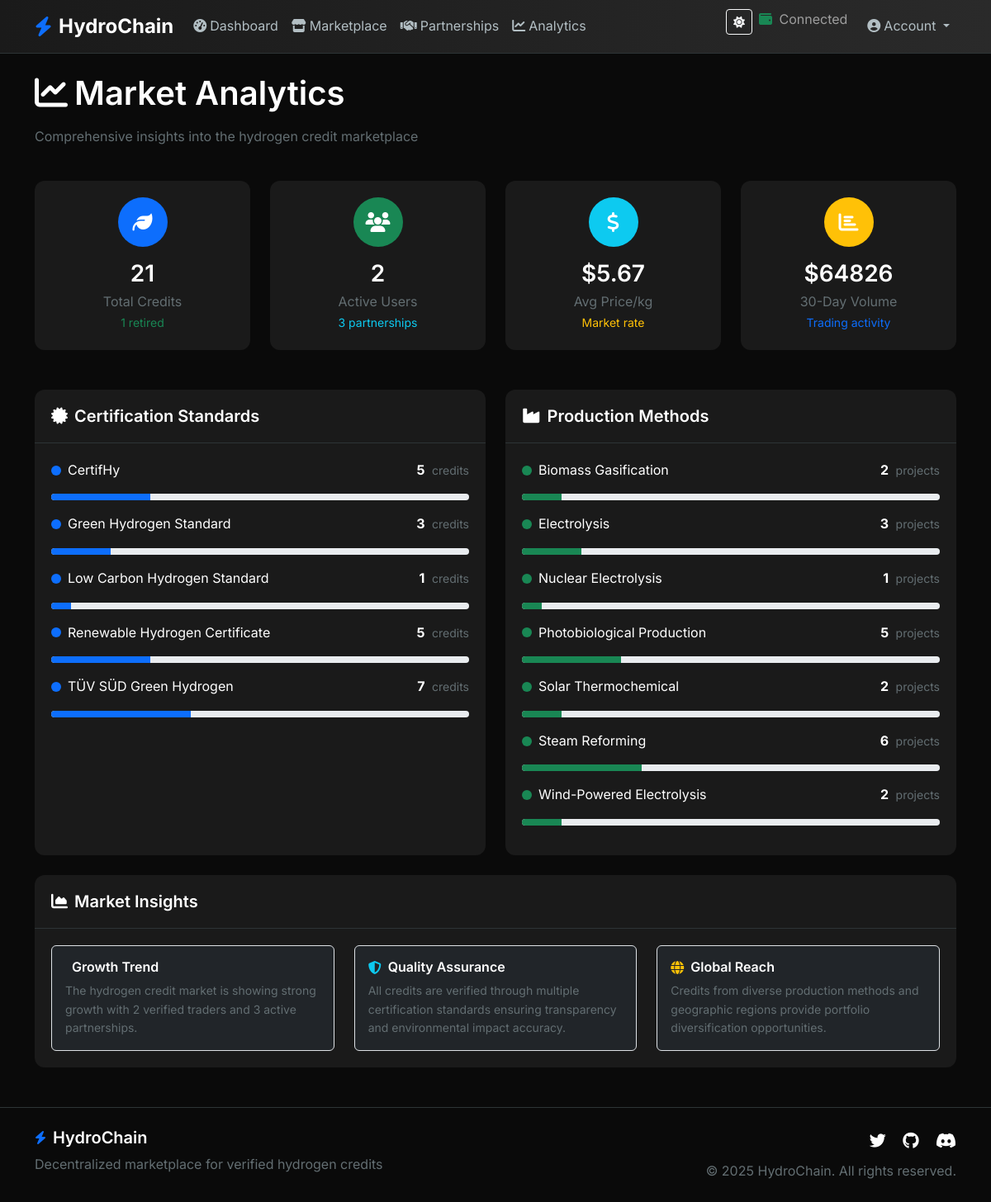
Screenshot of /analytics (signed in) with the database file from the repository.
### models.py (models this page shows, shortened)
class HydrogenCredit(db.Model):
    id = db.Column(db.Integer, primary_key=True)
    token_id = db.Column(db.Integer, nullable=False)  # Blockchain token ID
    project_name = db.Column(db.String(100), nullable=False)
    quantity = db.Column(db.Float, nullable=False)  # Amount in kg of H2
    price = db.Column(db.Float, nullable=False)  # Price per credit in USD
    min_bid_price = db.Column(db.Float, nullable=True)  # Minimum acceptable bid
    vintage_year = db.Column(db.Integer, nullable=False)  # Year the credit was generated
    certification = db.Column(db.String(50), nullable=False)  # e.g., Green Hydrogen Standard
    certification_level = db.Column(db.String(20), default='standard')  # standard, premium, verified, certified
    project_type = db.Column(db.String(50), nullable=False)  # e.g., Electrolysis, Steam Reforming
    project_country = db.Column(db.String(50), nullable=True)
    project_region = db.Column(db.String(100), nullable=True)
    environmental_impact = db.Column(db.Float, nullable=True)  # CO2 reduction in tons
    verification_documents = db.Column(db.Text, nullable=True)  # JSON array of document URLs
    quality_rating = db.Column(db.Float, default=3.0)  # 1-5 star rating
    is_for_sale = db.Column(db.Boolean, default=False)
    is_retired = db.Column(db.Boolean, default=False)
    is_partnership = db.Column(db.Boolean, default=False)
    issue_date = db.Column(db.DateTime, default=datetime.now)
    retirement_date = db.Column(db.DateTime, nullable=True)
    expiry_date = db.Column(db.DateTime, nullable=True)
    owner_id = db.Column(db.Integer, db.ForeignKey('user.id'), nullable=False)
    transactions = db.relationship('Transaction', backref='credit', lazy=True)
    certifications = db.relationship('CreditCertification', backref='credit', lazy=True)
    bids = db.relationship('TradingBid', backref='credit', lazy=True)

### app.py (the view)
@app.route('/analytics')
def analytics():
    if 'user_id' not in session:
        flash('Please login first', 'error')
        return redirect(url_for('login'))
    user = User.query.get(session['user_id'])
    latest_analytics = MarketAnalytics.query.order_by(MarketAnalytics.date.desc()).first()
    total_credits = HydrogenCredit.query.count()
    total_retired = HydrogenCredit.query.filter_by(is_retired=True).count()
    total_active_users = User.query.filter_by(is_verified=True).count()
    total_partnerships = PartnershipCredit.query.filter_by(status='active').count()
    available_credits = HydrogenCredit.query.filter_by(is_for_sale=True, is_retired=False).all()
    avg_price = sum(credit.price for credit in available_credits) / len(available_credits) if available_credits else 0
    recent_transactions = Transaction.query.filter_by(status='completed').order_by(Transaction.timestamp.desc()).limit(30).all()
    recent_volume = sum(t.price * t.quantity for t in recent_transactions)
    certifications = db.session.query(HydrogenCredit.certification, db.func.count(HydrogenCredit.id).label('count')).group_by(HydrogenCredit.certification).all()
    project_types = db.session.query(HydrogenCredit.project_type, db.func.count(HydrogenCredit.id).label('count')).group_by(HydrogenCredit.project_type).all()
    analytics_data = {
        'total_credits': total_credits,
        'total_retired': total_retired,
        'total_active_users': total_active_users,
        'total_partnerships': total_partnerships,
        'avg_price': avg_price,
        'recent_volume': recent_volume,
        'certifications': certifications,
        'project_types': project_types,
        'latest_analytics': latest_analytics
    }
    return render_template('analytics.html',
                          user=user,
                          analytics=analytics_data)

### templates/analytics.html (shortened to what this page needs)
{% extends "base.html" %}
{% block content %}
<div class="container mt-4">
    <div class="row mb-4">
        <div class="col-12">
            <h1 class="text-light mb-3">
                <i class="fas fa-chart-line me-2"></i>Market Analytics
            </h1>
            <p class="text-muted">Comprehensive insights into the hydrogen credit marketplace</p>
        </div>
    </div>
    <div class="row g-4 mb-5">
        <div class="col-md-3">
            <div class="card bg-dark-secondary border-0 h-100">
                <div class="card-body text-center">
                    <div class="stat-icon bg-primary rounded-circle mx-auto mb-3">
                        <i class="fas fa-leaf text-white"></i>
                    </div>
                    <h3 class="text-light mb-1">{{ analytics.total_credits }}</h3>
                    <p class="text-muted mb-0">Total Credits</p>
                    <small class="text-success">{{ analytics.total_retired }} retired</small>
                </div>
            </div>
        </div>
        <div class="col-md-3">
            <div class="card bg-dark-secondary border-0 h-100">
                <div class="card-body text-center">
                    <div class="stat-icon bg-success rounded-circle mx-auto mb-3">
                        <i class="fas fa-users text-white"></i>
                    </div>
                    <h3 class="text-light mb-1">{{ analytics.total_active_users }}</h3>
                    <p class="text-muted mb-0">Active Users</p>
                    <small class="text-info">{{ analytics.total_partnerships }} partnerships</small>
                </div>
            </div>
        </div>
        <div class="col-md-3">
            <div class="card bg-dark-secondary border-0 h-100">
                <div class="card-body text-center">
                    <div class="stat-icon bg-info rounded-circle mx-auto mb-3">
                        <i class="fas fa-dollar-sign text-white"></i>
                    </div>
                    <h3 class="text-light mb-1">${{ "%.2f"|format(analytics.avg_price) }}</h3>
                    <p class="text-muted mb-0">Avg Price/kg</p>
                    <small class="text-warning">Market rate</small>
                </div>
            </div>
        </div>
        <div class="col-md-3">
            <div class="card bg-dark-secondary border-0 h-100">
                <div class="card-body text-center">
                    <div class="stat-icon bg-warning rounded-circle mx-auto mb-3">
                        <i class="fas fa-chart-bar text-white"></i>
                    </div>
                    <h3 class="text-light mb-1">${{ "%.0f"|format(analytics.recent_volume) }}</h3>
                    <p class="text-muted mb-0">30-Day Volume</p>
                    <small class="text-primary">Trading activity</small>
                </div>
            </div>
        </div>
    </div>
    <div class="row">
        <div class="col-lg-6 mb-4">
            <div class="card bg-dark-secondary border-0 h-100">
                <div class="card-header bg-transparent border-secondary">
                    <h5 class="text-light mb-0">
                        <i class="fas fa-certificate me-2"></i>Certification Standards
                    </h5>
                </div>
                <div class="card-body">
                    {% if analytics.certifications %}
                        <div class="certification-chart">
                            {% for cert, count in analytics.certifications %}
                            <div class="d-flex justify-content-between align-items-center mb-3">
                                <div class="flex-grow-1">
                                    <div class="d-flex align-items-center">
                                        <div class="cert-color-indicator bg-primary me-2"></div>
                                        <span class="text-light">{{ cert }}</span>
                                    </div>
                                </div>
                                <div class="text-end">
                                    <span class="text-light fw-bold">{{ count }}</span>
                                    <small class="text-muted ms-1">credits</small>
                                </div>
                            </div>
                            <div class="progress mb-3" style="height: 8px;">
                                <div class="progress-bar bg-primary" role="progressbar"
                                     style="width: {{ (count / analytics.total_credits * 100) }}%"></div>
                            </div>
                            {% endfor %}
                        </div>
                    {% else %}
                        <div class="text-center py-4">
                            <i class="fas fa-certificate text-muted fa-3x mb-3"></i>
                            <p class="text-muted">No certification data available</p>
                        </div>
                    {% endif %}
                </div>
            </div>
        </div>
        <div class="col-lg-6 mb-4">
            <div class="card bg-dark-secondary border-0 h-100">
                <div class="card-header bg-transparent border-secondary">
                    <h5 class="text-light mb-0">
                        <i class="fas fa-industry me-2"></i>Production Methods
                    </h5>
                </div>
                <div class="card-body">
                    {% if analytics.project_types %}
                        <div class="project-type-chart">
                            {% for project_type, count in analytics.project_types %}
                            <div class="d-flex justify-content-between align-items-center mb-3">
                                <div class="flex-grow-1">
                                    <div class="d-flex align-items-center">
                                        <div class="project-color-indicator bg-success me-2"></div>
                                        <span class="text-light">{{ project_type }}</span>
                                    </div>
                                </div>
                                <div class="text-end">
                                    <span class="text-light fw-bold">{{ count }}</span>
                                    <small class="text-muted ms-1">projects</small>
                                </div>
                            </div>
                            <div class="progress mb-3" style="height: 8px;">
                                <div class="progress-bar bg-success" role="progressbar"
                                     style="width: {{ (count / analytics.total_credits * 100) }}%"></div>
                            </div>
                            {% endfor %}
                        </div>
                    {% else %}
                        <div class="text-center py-4">
                            <i class="fas fa-industry text-muted fa-3x mb-3"></i>
                            <p class="text-muted">No project data available</p>
                        </div>
                    {% endif %}
                </div>
            </div>
        </div>
    </div>
    <div class="row mb-4">
        <div class="col-12">
            <div class="card bg-dark-secondary border-0">
                <div class="card-header bg-transparent border-secondary">
                    <h5 class="text-light mb-0">
                        <i class="fas fa-chart-area me-2"></i>Market Insights
                    </h5>
                </div>
                <div class="card-body">
                    <div class="row g-4">
                        <div class="col-md-4">
                            <div class="insight-card bg-dark p-3 rounded">
                                <div class="d-flex align-items-center mb-2">
                                    <h6 class="text-light mb-0">Growth Trend</h6>
                                </div>
                                <p class="text-muted small mb-0">
                                    The hydrogen credit market is showing strong growth with
                                    {{ analytics.total_active_users }} verified traders and
                                    {{ analytics.total_partnerships }} active partnerships.
                                </p>
                            </div>
                        </div>
                        <div class="col-md-4">
                            <div class="insight-card bg-dark p-3 rounded">
                                <div class="d-flex align-items-center mb-2">
                                    <i class="fas fa-shield-alt text-info me-2"></i>
                                    <h6 class="text-light mb-0">Quality Assurance</h6>
                                </div>
                                <p class="text-muted small mb-0">
                                    All credits are verified through multiple certification standards
                                    ensuring transparency and environmental impact accuracy.
                                </p>
                            </div>
                        </div>
                        <div class="col-md-4">
                            <div class="insight-card bg-dark p-3 rounded">
                                <div class="d-flex align-items-center mb-2">
                                    <i class="fas fa-globe text-warning me-2"></i>
                                    <h6 class="text-light mb-0">Global Reach</h6>
                                </div>
                                <p class="text-muted small mb-0">
                                    Credits from diverse production methods and geographic regions
                                    provide portfolio diversification opportunities.
                                </p>
                            </div>
                        </div>
                    </div>
                </div>
            </div>
        </div>
    </div>
</div>
{% endblock %}

### static/css/style.css (style rules this page uses)
:root { --bg-primary: #0a0a0a; --bg-secondary: #1a1a1a; --bg-tertiary: #2a2a2a; --bg-card: #1e1e1e; --primary: #00d4aa; --primary-dark: #00b894; --secondary: #74b9ff; --secondary-dark: #0984e3; --success: #00b894; --info: #74b9ff; --warning: #fdcb6e; --danger: #e17055; --text-primary: #ffffff; --text-secondary: #b2bec3; --text-muted: #636e72; --border-color: #2d3436; --border-light: #636e72; --gradient-primary: linear-gradient(135deg, var(--primary) 0%, var(--secondary) 100%); --gradient-secondary: linear-gradient(135deg, var(--secondary) 0%, var(--primary) 100%); --shadow-sm: 0 2px 4px rgba(0, 0, 0, 0.3); --shadow-md: 0 4px 8px rgba(0, 0, 0, 0.4); --shadow-lg: 0 8px 16px rgba(0, 0, 0, 0.5); --transition-fast: 0.2s ease; --transition-normal: 0.3s ease; --transition-slow: 0.5s ease; }
* { box-sizing: border-box; }
body { font-family: 'Inter', -apple-system, BlinkMacSystemFont, 'Segoe UI', sans-serif; background-color: var(--bg-primary); color: var(--text-primary); line-height: 1.6; overflow-x: hidden; }
h1, h2, h3, h4, h5, h6 { font-weight: 600; color: var(--text-primary); }
.bg-dark-secondary { background-color: var(--bg-secondary) !important; }
.text-light { color: var(--text-primary) !important; }
.text-muted { color: var(--text-muted) !important; }
.border-secondary { border-color: var(--border-color) !important; }
.card { background-color: var(--bg-card); border: 1px solid var(--border-color); border-radius: 12px; transition: var(--transition-normal); overflow: hidden; }
.card-header { background-color: transparent; border-bottom: 1px solid var(--border-color); padding: 1.25rem; }
.card-body { padding: 1.25rem; }
.stat-icon { width: 50px; height: 50px; display: flex; align-items: center; justify-content: center; font-size: 1.25rem; }

### templates/analytics.html (style rules this page uses)
.cert-color-indicator, .project-color-indicator { width: 12px; height: 12px; border-radius: 50%; }
.insight-card { border: 1px solid var(--bs-border-color); transition: transform 0.2s ease; }
.stat-icon { width: 60px; height: 60px; display: flex; align-items: center; justify-content: center; font-size: 1.5rem; }

### rows the page displays
HydrogenCredit: certification "Green Hydrogen Standard", count "3", {{ (count / analytics.total_credits * 100) }} 14.285714285714285 (drawn)
HydrogenCredit: certification "Low Carbon Hydrogen Standard", count "1", {{ (count / analytics.total_credits * 100) }} 4.761904761904762 (drawn)
HydrogenCredit: project_type "Nuclear Electrolysis", count "1", {{ (count / analytics.total_credits * 100) }} 4.761904761904762 (drawn)
HydrogenCredit: project_type "Wind-Powered Electrolysis", count "2", {{ (count / analytics.total_credits * 100) }} 9.523809523809524 (drawn)

### other values shown
{{ analytics.total_credits }} "21"
{{ analytics.total_retired }} "1"
{{ analytics.total_active_users }} "2"
{{ analytics.total_partnerships }} "3"
{{ "%.2f"|format(analytics.avg_price) }} "5.67"
{{ "%.0f"|format(analytics.recent_volume) }} "64826"
{{ cert }} "CertifHy" "Renewable Hydrogen Certificate" "TÜV SÜD Green Hydrogen"
{{ count }} "5" "5" "7"
{{ project_type }} "Biomass Gasification" "Electrolysis" "Photobiological Production" "Solar Thermochemical" "Steam Reforming"
{{ count }} "2" "3" "5" "2" "6"
